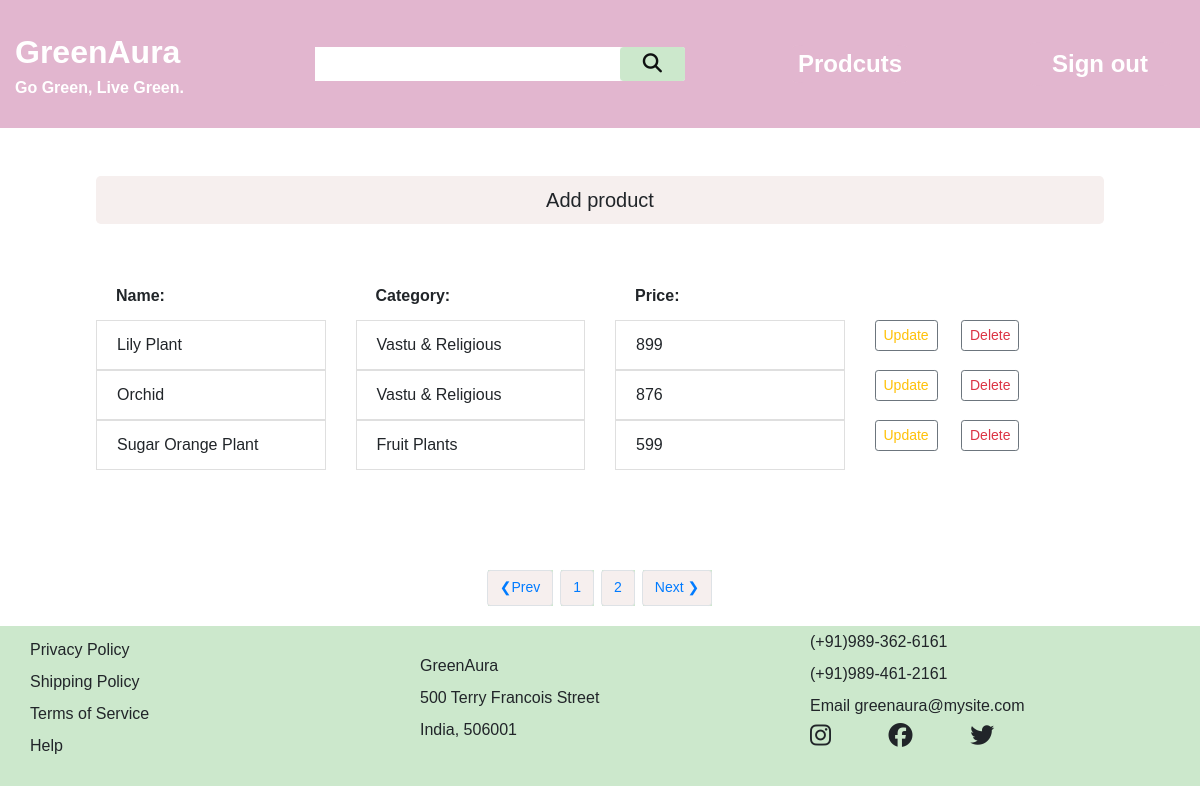
/admin-products-page/?page=2 (signed in), run on the app's committed database.
### products/models.py (models this page shows, shortened)
class Product(models.Model):
    name = models.CharField(max_length = 50)
    price = models.IntegerField(default = 0)
    category = models.ForeignKey(Category , on_delete=models.CASCADE, default=1)
    placement=models.CharField(max_length = 200, default = "", null=True, blank=True)
    description = models.CharField(max_length = 200, default = "", null=True, blank=True)
    image = models.ImageField(upload_to ='products/')
    id=models.UUIDField(default=uuid.uuid4,unique=True,primary_key=True,editable=False)
    class Meta:
        ordering = ['category']

class Category(models.Model):
    id=models.UUIDField(default=uuid.uuid4,unique=True,primary_key=True,editable=False)
    name = models.CharField(max_length=20)
    category_image = models.ImageField(upload_to ='products/',null=True)
    caption= models.CharField(max_length = 200, default = "", null=True, blank=True)
    def __str__(self):
        return self.name

### users/decorators.py (the view)
    def wrapper_function(request,*args,**kwargs):
        group=None
        if request.user.groups.exists():
            groupList=request.user.groups.all()
        for group in groupList:
            if group.name == 'customers':
                return redirect('home')
            if group.name == 'admin':
                return view_func(request,*args,**kwargs)

### products/utils.py (called while the page is built)
def paginationProducts(request,products,results):
    page=request.GET.get('page')
    results=3
    paginator=Paginator(products,results)
    try:
        products=paginator.page(page)
    except PageNotAnInteger:
        page=1
        products=paginator.page(page)
    except EmptyPage:
        page=paginator.num_pages # last page
        products=paginator.page(page)
    leftIndex=(int(page) - 1)
    if leftIndex < 1:
        leftIndex=1
    rightIndex=(int(page) + 1)
    if rightIndex > paginator.num_pages:
        rightIndex=paginator.num_pages+1
    custom_range=range(leftIndex,rightIndex)
    return custom_range,products

### products/views.py (called while the page is built)
@login_required(login_url='loginUser')
@admin_only
def admin_products_page(request):
    products=Product.objects.all()
    custom_range,products=paginationProducts(request,products,6)
    context={'products':products,'custom_range':custom_range}
    return render(request,'admin-products-page.html',context)

### users/templatetags/custom_tags.py (called while the page is built)
@register.filter(name='in_group')
def in_group(user, group_name):
    return user.groups.filter(name=group_name).exists()

### templates/admin-products-page.html (shortened to what this page needs)
{% extends 'main.html' %}
{% block content %}
<div class="products-details-container d-flex-column flex-center align-items-center justify-content-center m-4 p-4">
    <div class="add-product mx-4 px-4 "><h4 style="text-align:right;"><a href="{% url 'addProduct' %}" class="btn btn-lg btn-block orders-background">Add product</a></h4></div>
    <div id="product-list" class="details-container d-flex flex-row justify-content-center m-4 p-4">
      <div class="row">
        <div class="col-sm-3">
          <div class="list-group-item border-0"><b>Name:</b></div>
        </div>
        <div class="col-sm-3">
          <div class="list-group-item border-0"><b>Category: </b></div>
        </div>
        <div class="col-sm-2">
          <div class="list-group-item border-0"><b>Price: </b></div>
        </div>
        <div class="col-sm-2">
        </div>
        <div class="col-sm-2">
        </div>
        {% for product in products %}
        <div class="col-sm-3">
          <div class="list-group-item">{{product.name}}</div>
        </div>
        <div class="col-sm-3">
          <div class="list-group-item">{{product.category}}</div>
        </div>
        <div class="col-sm-3">
          <div class="list-group-item">{{product.price}}</div>
        </div>
        <div class="col-sm-1">
          <a href="{% url 'update_product' product.id %}" class="btn btn-md btn-sm btn-outline-secondary text-warning" >Update</a>
        </div>
        <div class="col-sm-2">
          <form method="post" action="{% url 'delete_product' product.id %}">
            <button type="submit"  class="btn btn-md btn-sm btn-outline-secondary text-danger">Delete</button>
           </form>
        </div>
        {% endfor %}
      </div>
    </div>
</div>
{% include 'pagination.html' with queryset=products custom_range=custom_range %}
{% endblock content %}

### static/styles/app.css (style rules this page uses)
* { margin:0; font-family:Arial; border:border-box; }
html,body { height: 100%; margin: 0; }
.orders-background { background-color: #F6EFEE; }

### data on the page
Product: name "Lily Plant", category "Vastu & Religious", price "899"
Product: name "Orchid", category "Vastu & Religious", price "876"
Product: name "Sugar Orange Plant", category "Fruit Plants", price "599"

### other printed values
{{ page }} "1"
{{ page }} "2"
